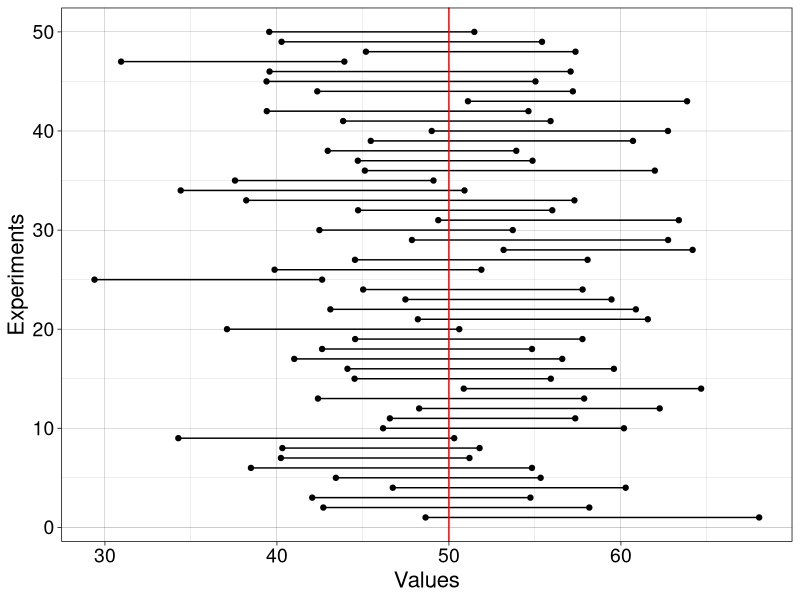
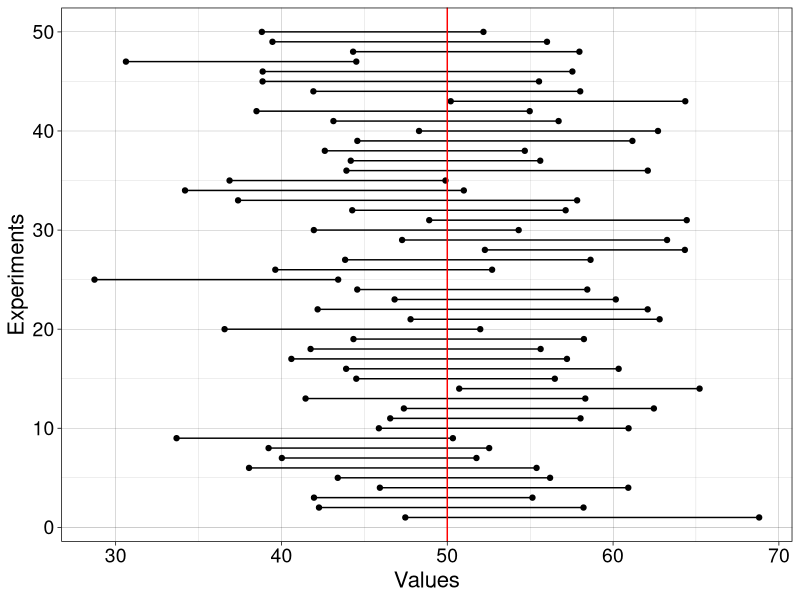
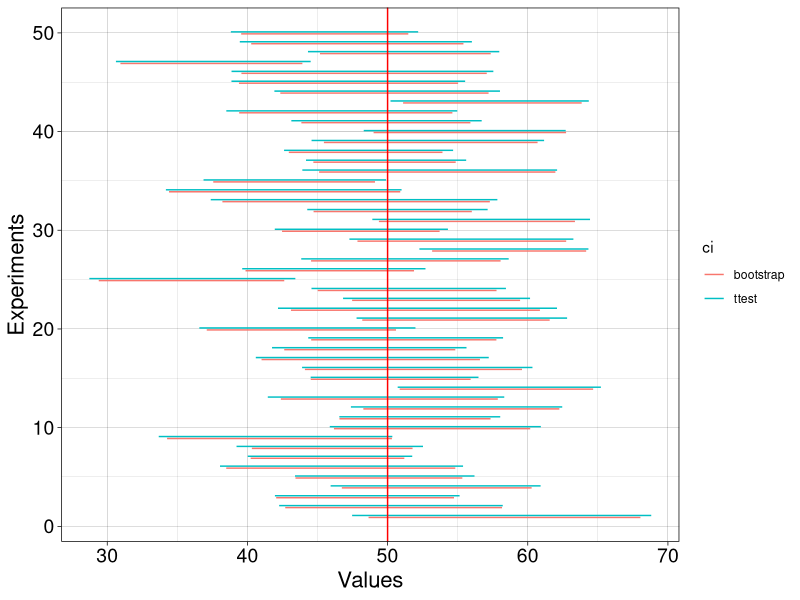
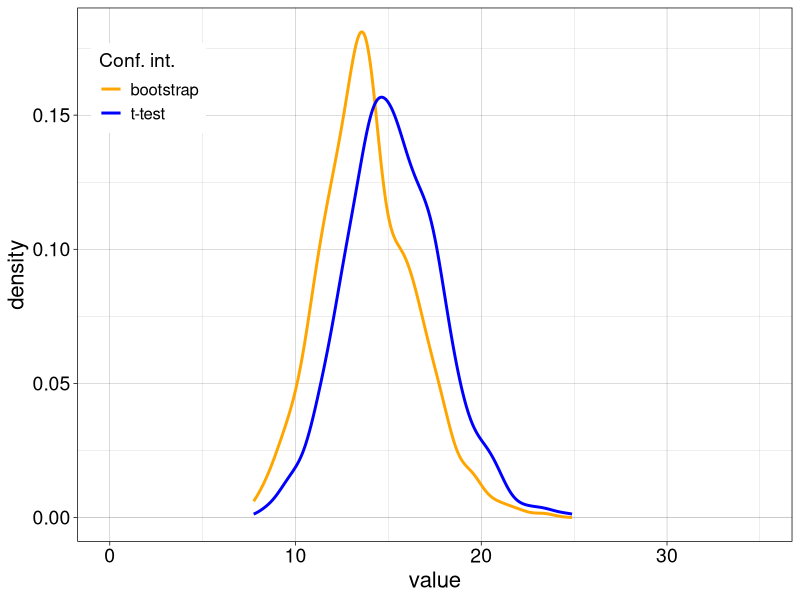
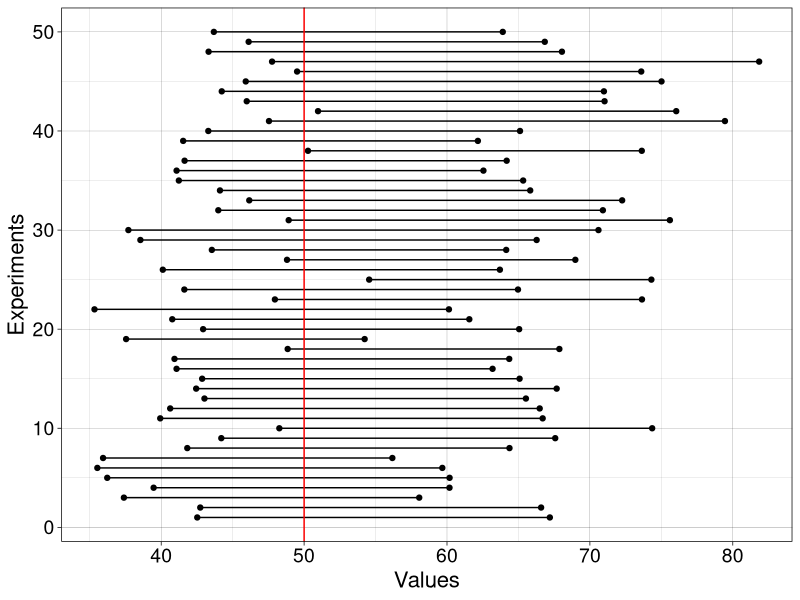
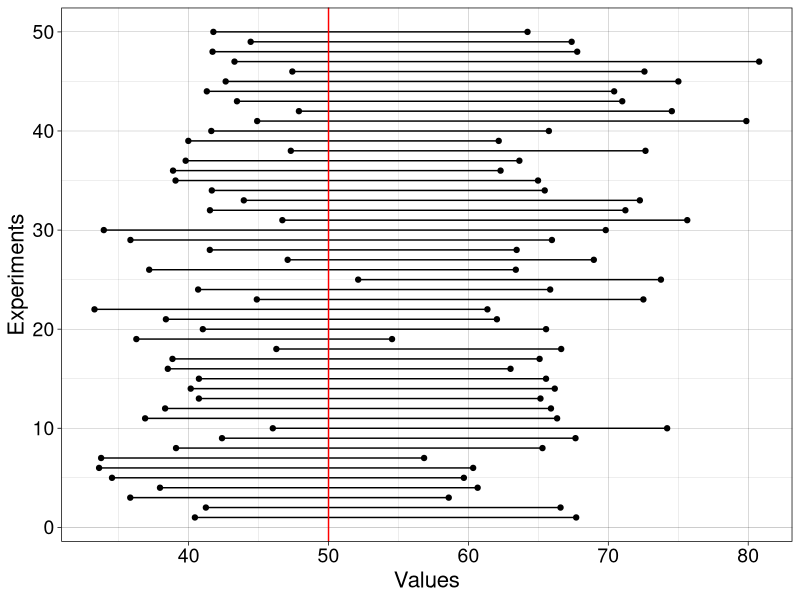
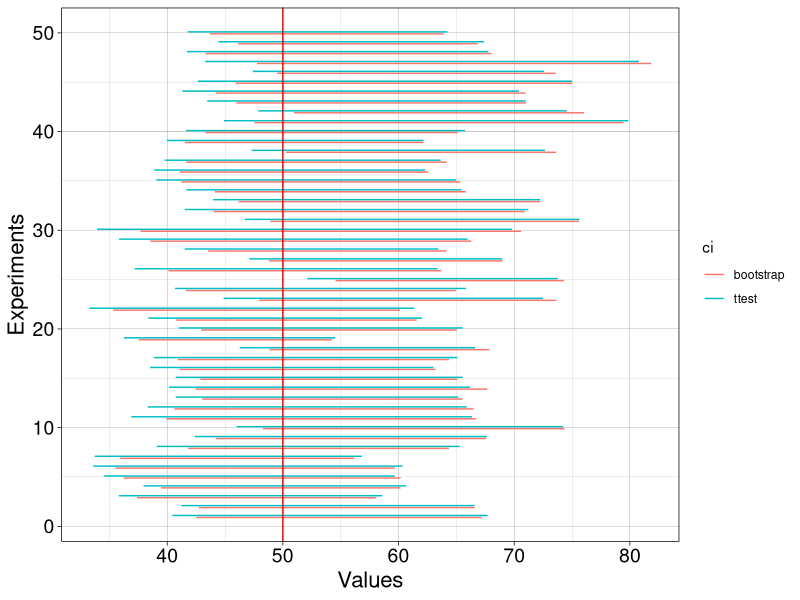
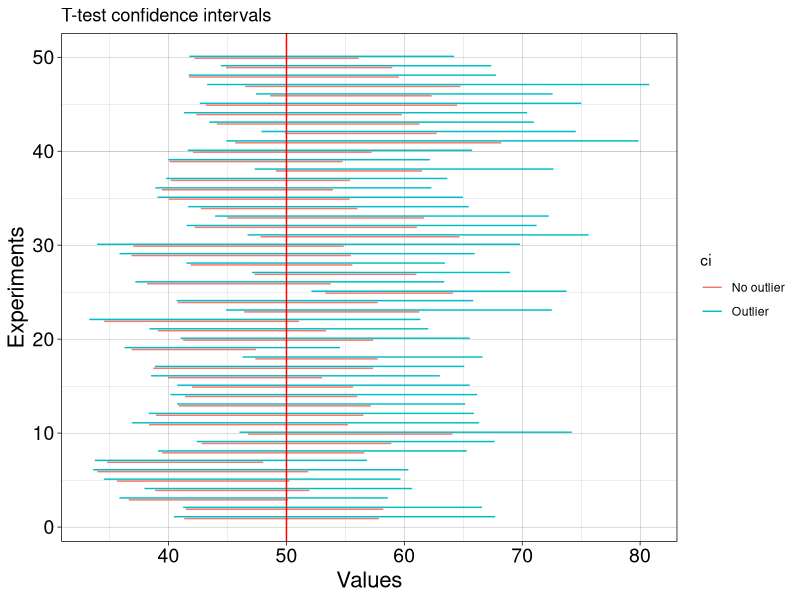

These charts were generated, in order, by the following R code:
## ---- chunk 1
# dependencies
library(ggplot2)
library(tibble)
## ---- chunk 2
sessionInfo()
## ---- chunk 3
nboot <- 1000
alpha <- .1
lo <- nboot*(alpha/2)
hi <- nboot - lo
lo <- lo + 1

nexp <- 50 # number of experiments
n <- 20 # sample size in each experiment
n.m <- 50 # mean of normal distribution 
n.sd <- 20 # sd of normal distribution
ci <- matrix(NA, nrow = nexp, ncol = 2)
ci.ttest <- matrix(NA, nrow = nexp, ncol = 2)
for(E in 1:nexp){
  # sample data + bootstrap + compute mean of each bootstrap sample
  samp <- rnorm(n, n.m, n.sd)
  boot.samp <- apply(matrix(sample(samp, n*nboot, replace = TRUE), nrow = nboot), 1, mean)
  sort.boot.samp <- sort(boot.samp) # sort bootstrap estimates
  ci[E,1] <- sort.boot.samp[lo] 
  ci[E,2] <- sort.boot.samp[hi]
  ci.ttest[E,] <- t.test(samp, conf.level = 1-alpha)$conf.int
}
## ---- chunk 4
df <- tibble(x = as.vector(ci),
             y = rep(1:nexp,2),
             gr = factor(rep(1:nexp,2))
            )
ggplot(df, aes(x = x, y = y)) + theme_linedraw() +
  geom_point() +
  geom_line(aes(group = gr)) +
  geom_vline(xintercept = n.m, colour = "red") +
  labs(x = "Values", y = "Experiments") +
  theme(axis.title = element_text(size = 16),
        axis.text = element_text(size = 14))

# https://stackoverflow.com/questions/12253239/vertical-lines-between-points-with-ggplot2
# ggsave(filename = './50expt_bootci.pdf')
## ---- chunk 5
df <- tibble(x = as.vector(ci.ttest),
             y = rep(1:nexp,2),
             gr = factor(rep(1:nexp,2))
            )
ggplot(df, aes(x = x, y = y)) + theme_linedraw() +
  geom_point() +
  geom_line(aes(group = gr)) +
  geom_vline(xintercept = n.m, colour = "red") +
  labs(x = "Values", y = "Experiments") +
  theme(axis.title = element_text(size = 16),
        axis.text = element_text(size = 14))
# ggsave(filename = './50expt_ttci.pdf')
## ---- chunk 6

dof <- 0.1 # dodge factor
df <- tibble(x = c(as.vector(ci[,1]),as.vector(ci.ttest[,1])),
             xend = c(as.vector(ci[,2]),as.vector(ci.ttest[,2])),
             y = c((1:nexp)-dof,(1:nexp)+dof),
             yend = c((1:nexp)-dof,(1:nexp)+dof),
             gr = factor(rep(1:nexp,2)),
             ci = factor(c(rep('bootstrap',nexp), rep('ttest',nexp)))
            )

ggplot(df, aes(x = x, y = y, xend = xend, yend = yend, colour = ci, group = gr)) + 
  theme_linedraw() +
  geom_segment() +
  scale_size_manual(values = c(1,0.5)) +
  geom_vline(xintercept = n.m, colour = "red") +
  labs(x = "Values", y = "Experiments") +
  theme(axis.title = element_text(size = 16),
        axis.text = element_text(size = 14))
# ggsave(filename = './50expt_compci.pdf')
## ---- chunk 7
set.seed(21)

nboot <- 200
alpha <- .1
lo <- nboot*(alpha/2)
hi <- nboot - lo
lo <- lo + 1

nexp <- 1000 # number of experiments
n <- 20 # sample size in each experiment
n.m <- 50 # mean of normal distribution 
n.sd <- 20 # sd of normal distribution
ci <- matrix(NA, nrow = nexp, ncol = 2)
ci.ttest <- matrix(NA, nrow = nexp, ncol = 2)
for(E in 1:nexp){
  # sample data + bootstrap + compute mean of each bootstrap sample 
  samp <- rnorm(n, n.m, n.sd)
  boot.samp <- apply(matrix(sample(samp, n*nboot, replace = TRUE), nrow = nboot), 1, mean)
  sort.boot.samp <- sort(boot.samp) # sort bootstrap estimates
  ci[E,1] <- sort.boot.samp[lo] 
  ci[E,2] <- sort.boot.samp[hi]
  ci.ttest[E,] <- t.test(samp, conf.level = 1-alpha)$conf.int
}
## ---- chunk 8
df <- tibble(value = c(as.vector(ci[,2]-ci[,1]),
                       as.vector(ci.ttest[,2]-ci.ttest[,1])),
             ci = c(rep("bootstrap", nexp),rep("t-test", nexp))
             )
ggplot(df, aes(x = value, colour = ci)) +
  theme_linedraw() +
  geom_line(aes(y = ..density..), stat = 'density', size = 1) +
   theme(legend.position = c(0.1, 0.85),
        axis.title = element_text(size = 16),
        axis.text = element_text(size = 14),
        legend.text = element_text(size = 12),
      legend.title = element_text(size = 14)
       ) +
  scale_colour_manual(name = "Conf. int.", values = c("orange1", "blue")) +
  coord_cartesian(xlim = c(0, 35))
## ---- chunk 9
mean(n.m > ci[,1] & n.m < ci[,2])
## ---- chunk 10
mean(n.m > ci.ttest[,1] & n.m < ci.ttest[,2])
## ---- chunk 11
nboot <- 1000
alpha <- .1
lo <- nboot*(alpha/2)
hi <- nboot - lo
lo <- lo + 1

nexp <- 50 # number of experiments
n <- 20 # sample size in each experiment
n.m <- 50 # mean of normal distribution 
n.sd <- 20 # sd of normal distribution
ci <- matrix(NA, nrow = nexp, ncol = 2)
ci.ttest <- matrix(NA, nrow = nexp, ncol = 2)
ci.no <- matrix(NA, nrow = nexp, ncol = 2) # results without outlier
ci.ttest.no <- matrix(NA, nrow = nexp, ncol = 2) # results without outlier
for(E in 1:nexp){
  # sample data
  samp <- rnorm(n, n.m, n.sd)
  
  # bootstrap + compute mean of each bootstrap sample
  boot.samp <- apply(matrix(sample(samp, n*nboot, replace = TRUE), nrow = nboot), 1, mean)
  sort.boot.samp <- sort(boot.samp) # sort bootstrap estimates
  ci.no[E,1] <- sort.boot.samp[lo] 
  ci.no[E,2] <- sort.boot.samp[hi]
  ci.ttest.no[E,] <- t.test(samp, conf.level = 1-alpha)$conf.int
  
  # replace largest observation by outlier
  samp <- sort(samp)
  samp[n] <- samp[n]*2 
  # bootstrap + compute mean of each bootstrap sample
  boot.samp <- apply(matrix(sample(samp, n*nboot, replace = TRUE), nrow = nboot), 1, mean)
  sort.boot.samp <- sort(boot.samp) # sort bootstrap estimates
  ci[E,1] <- sort.boot.samp[lo] 
  ci[E,2] <- sort.boot.samp[hi]
  ci.ttest[E,] <- t.test(samp, conf.level = 1-alpha)$conf.int
}
## ---- chunk 12
df <- tibble(x = as.vector(ci),
             y = rep(1:nexp,2),
             gr = factor(rep(1:nexp,2))
            )
ggplot(df, aes(x = x, y = y)) + theme_linedraw() +
  geom_point() +
  geom_line(aes(group = gr)) +
  geom_vline(xintercept = n.m, colour = "red") +
  labs(x = "Values", y = "Experiments") +
  theme(axis.title = element_text(size = 16),
        axis.text = element_text(size = 14))
## ---- chunk 13
df <- tibble(x = as.vector(ci.ttest),
             y = rep(1:nexp,2),
             gr = factor(rep(1:nexp,2))
            )
ggplot(df, aes(x = x, y = y)) + theme_linedraw() +
  geom_point() +
  geom_line(aes(group = gr)) +
  geom_vline(xintercept = n.m, colour = "red") +
  labs(x = "Values", y = "Experiments") +
  theme(axis.title = element_text(size = 16),
        axis.text = element_text(size = 14))
## ---- chunk 14

dof <- 0.1 # dodge factor
df <- tibble(x = c(as.vector(ci[,1]),as.vector(ci.ttest[,1])),
             xend = c(as.vector(ci[,2]),as.vector(ci.ttest[,2])),
             y = c((1:nexp)-dof,(1:nexp)+dof),
             yend = c((1:nexp)-dof,(1:nexp)+dof),
             gr = factor(rep(1:nexp,2)),
             ci = factor(c(rep('bootstrap',nexp), rep('ttest',nexp)))
            )

ggplot(df, aes(x = x, y = y, xend = xend, yend = yend, colour = ci, group = gr)) + 
  theme_linedraw() +
  geom_segment() +
  scale_size_manual(values = c(1,0.5)) +
  geom_vline(xintercept = n.m, colour = "red") +
  labs(x = "Values", y = "Experiments") +
  theme(axis.title = element_text(size = 16),
        axis.text = element_text(size = 14))
## ---- chunk 15

dof <- 0.1 # dodge factor
df <- tibble(x = c(as.vector(ci.ttest.no[,1]),as.vector(ci.ttest[,1])),
             xend = c(as.vector(ci.ttest.no[,2]),as.vector(ci.ttest[,2])),
             y = c((1:nexp)-dof,(1:nexp)+dof),
             yend = c((1:nexp)-dof,(1:nexp)+dof),
             gr = factor(rep(1:nexp,2)),
             ci = factor(c(rep('No outlier',nexp), rep('Outlier',nexp)))
            )

ggplot(df, aes(x = x, y = y, xend = xend, yend = yend, colour = ci, group = gr)) + 
  theme_linedraw() +
  geom_segment() +
  scale_size_manual(values = c(1,0.5)) +
  geom_vline(xintercept = n.m, colour = "red") +
  labs(x = "Values", y = "Experiments") +
  theme(axis.title = element_text(size = 16),
        axis.text = element_text(size = 14)) +
  ggtitle("T-test confidence intervals")
## ---- chunk 16

dof <- 0.1 # dodge factor
df <- tibble(x = c(as.vector(ci.no[,1]),as.vector(ci[,1])),
             xend = c(as.vector(ci.no[,2]),as.vector(ci[,2])),
             y = c((1:nexp)-dof,(1:nexp)+dof),
             yend = c((1:nexp)-dof,(1:nexp)+dof),
             gr = factor(rep(1:nexp,2)),
             ci = factor(c(rep('No outlier',nexp), rep('Outlier',nexp)))
            )

ggplot(df, aes(x = x, y = y, xend = xend, yend = yend, colour = ci, group = gr)) + 
  theme_linedraw() +
  geom_segment() +
  scale_size_manual(values = c(1,0.5)) +
  geom_vline(xintercept = n.m, colour = "red") +
  labs(x = "Values", y = "Experiments") +
  theme(axis.title = element_text(size = 16),
        axis.text = element_text(size = 14)) +
  ggtitle("Bootstrap confidence intervals")
## ---- chunk 17
set.seed(21)

nboot <- 200
alpha <- .1
lo <- nboot*(alpha/2)
hi <- nboot - lo
lo <- lo + 1

nexp <- 1000 # number of experiments
n <- 20 # sample size in each experiment
n.m <- 50 # mean of normal distribution 
n.sd <- 20 # sd of normal distribution
ci <- matrix(NA, nrow = nexp, ncol = 2)
ci.ttest <- matrix(NA, nrow = nexp, ncol = 2)
for(E in 1:nexp){
  # sample data
  samp <- rnorm(n, n.m, n.sd)
  # replace largest observation by outlier
  samp <- sort(samp)
  samp[n] <- samp[n]*2 
  # bootstrap + compute mean of each bootstrap sample 
  boot.samp <- apply(matrix(sample(samp, n*nboot, replace = TRUE), nrow = nboot), 1, mean)
  sort.boot.samp <- sort(boot.samp) # sort bootstrap estimates
  ci[E,1] <- sort.boot.samp[lo] 
  ci[E,2] <- sort.boot.samp[hi]
  ci.ttest[E,] <- t.test(samp, conf.level = 1-alpha)$conf.int
}
## ---- chunk 18
df <- tibble(value = c(as.vector(ci[,2]-ci[,1]),
                       as.vector(ci.ttest[,2]-ci.ttest[,1])),
             ci = c(rep("bootstrap", nexp),rep("t-test", nexp))
             )
ggplot(df, aes(x = value, colour = ci)) +
  theme_linedraw() +
  geom_line(aes(y = ..density..), stat = 'density', size = 1) +
   theme(legend.position = c(0.1, 0.85),
        axis.title = element_text(size = 16),
        axis.text = element_text(size = 14),
        legend.text = element_text(size = 12),
      legend.title = element_text(size = 14)
       ) +
  scale_colour_manual(name = "Conf. int.", values = c("orange1", "blue")) +
  coord_cartesian(xlim = c(0, 35))
## ---- chunk 19
df <- tibble(bootstrap = as.vector(ci[,2]-ci[,1]),
             ttest = as.vector(ci.ttest[,2]-ci.ttest[,1]))
ggplot(df, aes(x = ttest, y = bootstrap)) +
  geom_point() +
  geom_abline(slope = 1, intercept = 0)
## ---- chunk 20
mean(n.m > ci[,1] & n.m < ci[,2])
## ---- chunk 21
mean(n.m > ci.ttest[,1] & n.m < ci.ttest[,2])
## ---- chunk 22
nboot <- 1000
alpha <- .1
lo <- nboot*(alpha/2)
hi <- nboot - lo
lo <- lo + 1

nexp <- 50 # number of experiments
n <- 20 # sample size in each experiment

m <- 50 # mean of gamma distribution 
s <- 20 # sd of gamma distribution
location <- log(m^2 / sqrt(s^2 + m^2))
shape <- sqrt(log(1 + (s^2 / m^2)))

ci <- matrix(NA, nrow = nexp, ncol = 2)
ci.ttest <- matrix(NA, nrow = nexp, ncol = 2)

for(E in 1:nexp){
  # sample data + bootstrap + compute mean of each bootstrap sample
  samp <- rlnorm(n, meanlog = location, sdlog = shape)
  boot.samp <- apply(matrix(sample(samp, n*nboot, replace = TRUE), nrow = nboot), 1, mean)
  sort.boot.samp <- sort(boot.samp) # sort bootstrap estimates
  ci[E,1] <- sort.boot.samp[lo] 
  ci[E,2] <- sort.boot.samp[hi]
  ci.ttest[E,] <- t.test(samp, conf.level = 1-alpha)$conf.int
}
## ---- chunk 23
df <- tibble(x = as.vector(ci),
             y = rep(1:nexp,2),
             gr = factor(rep(1:nexp,2))
            )
ggplot(df, aes(x = x, y = y)) + theme_linedraw() +
  geom_point() +
  geom_line(aes(group = gr)) +
  geom_vline(xintercept = m, colour = "red") +
  labs(x = "Values", y = "Experiments") +
  theme(axis.title = element_text(size = 16),
        axis.text = element_text(size = 14))
## ---- chunk 24
df <- tibble(x = as.vector(ci.ttest),
             y = rep(1:nexp,2),
             gr = factor(rep(1:nexp,2))
            )
ggplot(df, aes(x = x, y = y)) + theme_linedraw() +
  geom_point() +
  geom_line(aes(group = gr)) +
  geom_vline(xintercept = m, colour = "red") +
  labs(x = "Values", y = "Experiments") +
  theme(axis.title = element_text(size = 16),
        axis.text = element_text(size = 14))
## ---- chunk 25
set.seed(21)

nboot <- 200
alpha <- .1
lo <- nboot*(alpha/2)
hi <- nboot - lo
lo <- lo + 1

m <- 50 # mean of gamma distribution 
s <- 20 # sd of gamma distribution
location <- log(m^2 / sqrt(s^2 + m^2))
shape <- sqrt(log(1 + (s^2 / m^2)))

nexp <- 1000 # number of experiments
n <- 20 # sample size in each experiment
ci <- matrix(NA, nrow = nexp, ncol = 2)
ci.ttest <- matrix(NA, nrow = nexp, ncol = 2)
for(E in 1:nexp){
  # sample data + bootstrap + compute mean of each bootstrap sample
  samp <- rlnorm(n, meanlog = location, sdlog = shape)
  boot.samp <- apply(matrix(sample(samp, n*nboot, replace = TRUE), nrow = nboot), 1, mean)
  sort.boot.samp <- sort(boot.samp) # sort bootstrap estimates
  ci[E,1] <- sort.boot.samp[lo] 
  ci[E,2] <- sort.boot.samp[hi]
  ci.ttest[E,] <- t.test(samp, conf.level = 1-alpha)$conf.int
}
## ---- chunk 26
df <- tibble(value = c(as.vector(ci[,2]-ci[,1]),
                       as.vector(ci.ttest[,2]-ci.ttest[,1])),
             ci = c(rep("bootstrap", nexp),rep("t-test", nexp))
             )
ggplot(df, aes(x = value, colour = ci)) +
  theme_linedraw() +
  geom_line(aes(y = ..density..), stat = 'density', size = 1) +
   theme(legend.position = c(0.1, 0.85),
        axis.title = element_text(size = 16),
        axis.text = element_text(size = 14),
        legend.text = element_text(size = 12),
      legend.title = element_text(size = 14)
       ) +
  scale_colour_manual(name = "Conf. int.", values = c("orange1", "blue")) +
  coord_cartesian(xlim = c(0, 35))
## ---- chunk 27
mean(m > ci[,1] & m < ci[,2])
## ---- chunk 28
mean(m > ci.ttest[,1] & m < ci.ttest[,2])
